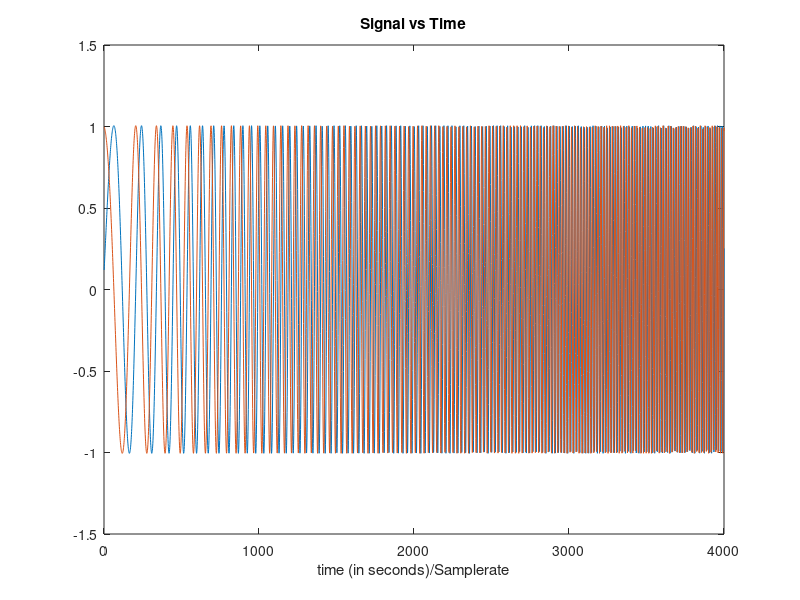

Write MATLAB code to recreate this figure. (Note: this script raises an error after producing the figure.)
%%Time specifications:
Samplerate = 800;
timefactor = 5;
xReal = zeros(1,Samplerate * timefactor);
xImag = zeros(1,Samplerate * timefactor);

angle = 0.02;

    z1 = complex(1.0, 0.1);
    

for i = 1:(Samplerate * timefactor)
    z2 = complex(cos(angle), sin(angle));
    z1 = z1 * z2;
    angle = angle + 0.0001;
    xImag(i) = imag(z1);
    xReal(i) = real(z1);
end

figure;
plot(xImag);
hold on;
plot(xReal);

xlabel('time (in seconds)/Samplerate');
title('Signal vs Time');
zoom xon;s


